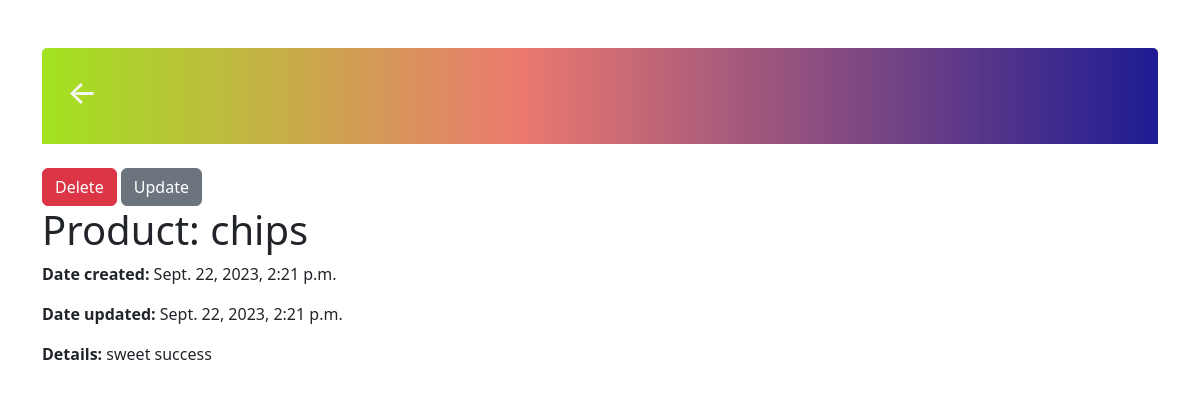
The page /task/39/ (signed in) on the database as committed earlier.
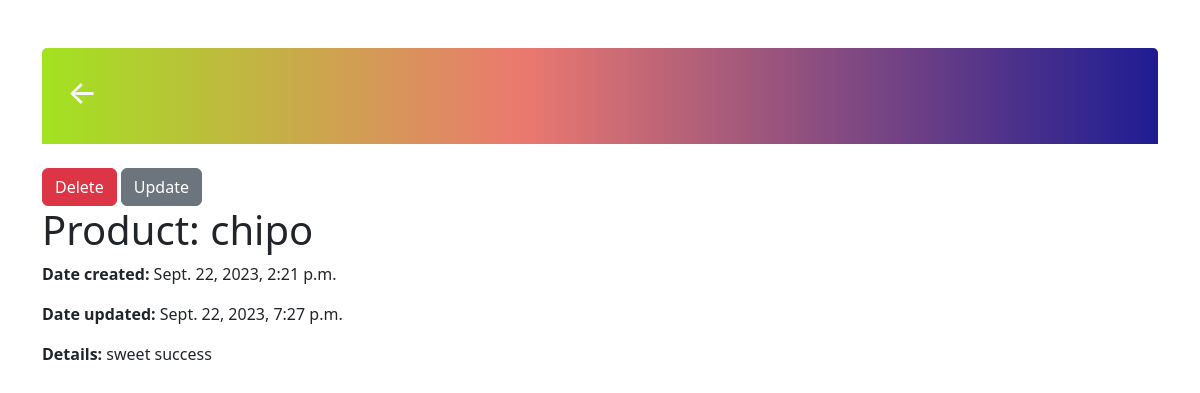
The same page on the database as committed later.
### todos/models.py (models this page shows)
class Task(models.Model):
    user = models.ForeignKey(User, on_delete=models.CASCADE, null=True, blank=True)
    title = models.CharField(max_length=200)
    details = models.TextField(max_length=1000, null=True, blank=True)
    created_at = models.DateTimeField(auto_now_add=True)
    updated_at = models.DateTimeField(auto_now=True)
    def __str__(self):
        return self.title

### todos/views.py (the view)
# urls.py: path('task/<int:pk>/', TaskDetailView.as_view(), name="task"),
class TaskDetailView(LoginRequiredMixin, DetailView):
    model = models.Task
    context_object_name = 'task'
    template_name = 'todos/task_detail.html'

### todos/templates/todos/task_detail.html (shortened to what this page needs)
<!DOCTYPE html>
<html lang="en">
<head>
    <link href="https://cdn.jsdelivr.net/npm/bootstrap@5.3.1/dist/css/bootstrap.min.css" rel="stylesheet">
</head>
<body>
    <div class="container justify-content-center py-5">
        <div class="header-bar">
            <h2><a href="{% url 'tasks' %}">&#8592;</a></h2>
        </div>
        <div class="mt-4">
            <a class="btn btn-danger"  href="{% url 'task-delete' task.id %}">Delete</a>
            <a class="btn btn-secondary" href="{% url 'task-update' task.id %}">Update</a>
        </div>
        <h1>Product: {{task}}</h1>
        <p><strong>Date created: </strong> {{ task.created_at }}</p>
        <p><strong>Date updated: </strong> {{ task.updated_at }}</p>
        <p><strong>Details: </strong> {{ task.details }}</p>
    </div>
</body>
</html>

### todos/templates/todos/task_detail.html (style rules this page uses)
.header-bar { display: flex; justify-content: space-between; color: #fff; padding: 25px; border-radius: 5px 5px 0 0; background: linear-gradient(90deg, #a2e320 0%, #EB796F 43%, #1e1c93 100%); }
.header-bar a { color: rgb(247, 247, 247); text-decoration: none; }

Rows that differ between the two databases and show on the page:
changed Task "sweet success": title "chips" → "chipo"; updated_at "Sept. 22, 2023, 2:21 p.m." → "Sept. 22, 2023, 7:27 p.m."
